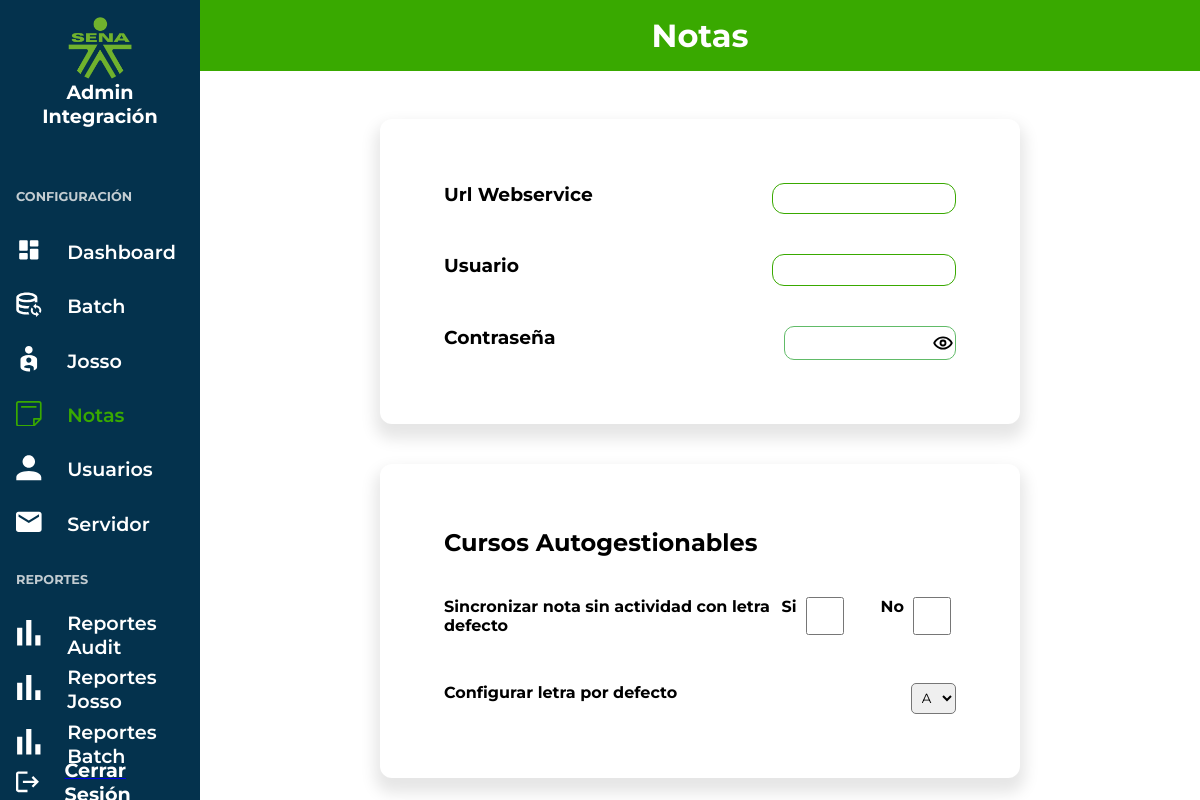
The page /views/note.php (signed in) on the database as committed earlier.
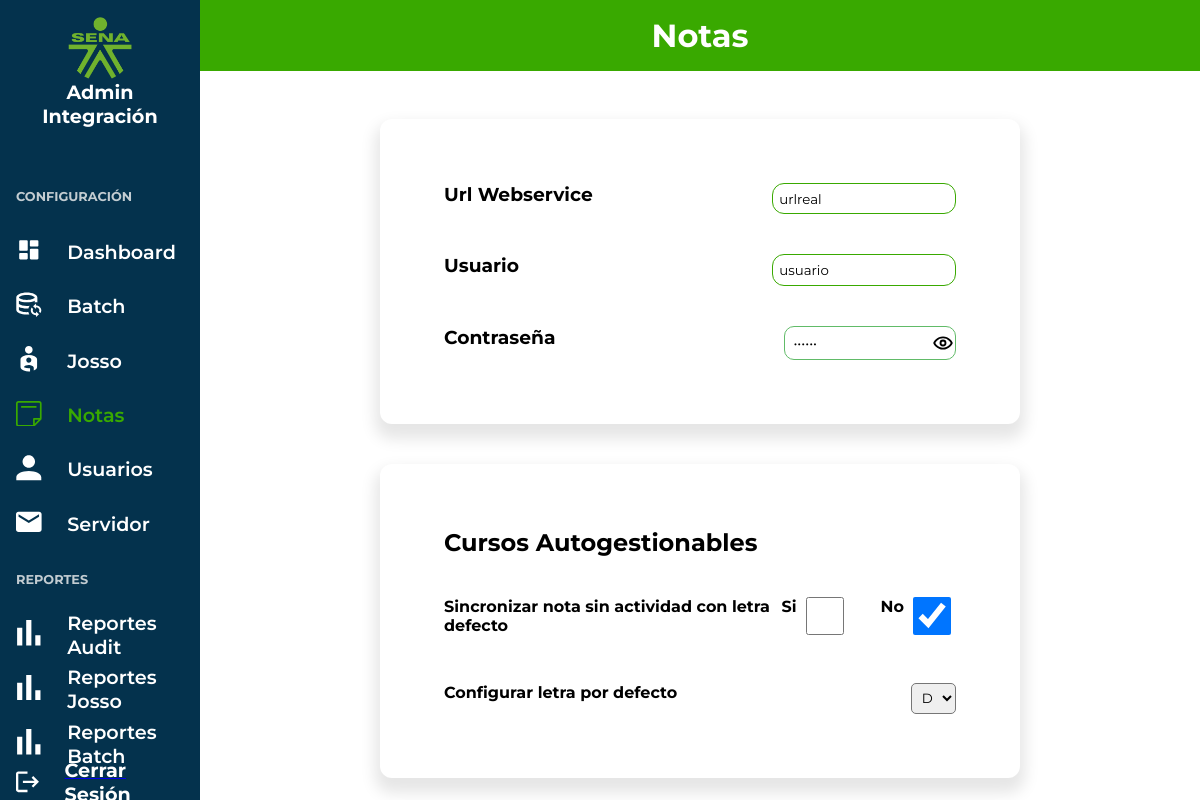
The same page on the database as committed later.
### tables this page shows
CREATE TABLE IF NOT EXISTS `note` (
  `id` int NOT NULL AUTO_INCREMENT,
  `url_web_service` text NOT NULL,
  `user` text NOT NULL,
  `password` text NOT NULL,
  `sync_notes` tinyint NOT NULL,
  `default_letter` text NOT NULL,
  PRIMARY KEY (`id`)
);

### app/controllers/note/show_note.php (called while the page is built, shortened)
<?php
    require_once '../app/config.php';
    $sql = "SELECT * FROM note";
    $stmt = $pdo->query($sql);
    $stmt->execute();
    $resultado = $stmt->fetch(PDO::FETCH_ASSOC);
    if($resultado){
        $url_web_service = $resultado['url_web_service'];
        $user = $resultado['user'];
        $password = $resultado['password'];
        $sync_notes = $resultado['sync_notes'];
        $default_letter = $resultado['default_letter'];
    }

### views/note/note.php (the view, shortened to what this page needs)
<?php
require_once '../app/controllers/note/show_note.php';
require_once '../app/controllers/note/create_note.php';
?>
<div class="container__box">
    <div class="container__config__notes">
        <form class="form__config__notes" method="post" action="../app/controllers/note/create_note.php">
            <div class="content__form__notes">
                <div class="content__forms">
                    <div class="form__inputs">
                        <h3>Url Webservice</h3>
                        <input type="text" id="url" name="url_web_service" class="form__input" value="<?php echo isset($url_web_service) ? $url_web_service : ''  ?>" placeholder="" required <?php echo $_SESSION['role'] == 'reader' ? 'disabled' : '' ?>>
                    </div>
                    <div class="form__inputs">
                        <h3>Usuario</h3>
                        <input type="text" id="usuario" name="user" class="form__input" value="<?php echo isset($user) ? $user : ''  ?>" placeholder="" required <?php echo $_SESSION['role'] == 'reader' ? 'disabled' : '' ?>>
                    </div>
                    <div class="form__inputs">
                        <h3>Contraseña</h3>
                        <div class="password-input">
                            <input type="password" id="password" name="password" class="form__input" value="<?php echo isset($password) ? $password : ''  ?>" placeholder="" required <?php echo $_SESSION['role'] == 'reader' ? 'disabled' : '' ?>>
                            <?php
                            if ($_SESSION['role'] == 'admin') {
                                echo "
                                <img class='icon_handle' id='icon-toggle' src='../img/RiEyeLine.svg' onclick=\"handleEyeGeneral('../img/','password')\" alt='Toggle Password Visibility'>
                                ";
                            }
                            ?>
                        </div>
                    </div>
                </div>
            </div>
            <div class="content__form__notes">
            <div class="content__forms">
                    <h2>Cursos Autogestionables</h2>
                    <div class="content__forms__inputs">
                        <div class="form__inputs__notes">
                            <label for=""> Sincronizar nota sin actividad con letra defecto </label>
                            <div class="checkboxes">
                                <div class="check">
                                    <p>Si</p>
                                    <input <?php echo
                                            isset($sync_notes)
                                                ? (
                                                    $sync_notes === 1
                                                    ? 'checked'
                                                    : ''
                                                )
                                                : ''
                                            ?> type="checkbox" name="sync_notes" id="si" onclick="handleCheckBox('si')" <?php echo $_SESSION['role'] == 'reader' ? 'disabled' : '' ?>>
                                </div>
                                <div class="check">
                                    <p>No</p>
                                    <input <?php echo
                                            isset($sync_notes)
                                                ? (
                                                    $sync_notes === 0
                                                    ? 'checked'
                                                    : ''
                                                )
                                                : ''
                                            ?> type="checkbox" name="sync_notes" id="no" onclick="handleCheckBox('no')" <?php echo $_SESSION['role'] == 'reader' ? 'disabled' : '' ?>>
                                </div>
                            </div>
                        </div>
                        <div class="form__inputs__notes">
                            <label>Configurar letra por defecto</label>
                            <select required id="default_letter" name="default_letter">
                                <option value="A" <?php  echo ($default_letter == 'A' ? 'selected' : '') ?>>A</option>
                                <option value="D" <?php  echo ($default_letter == 'D' ? 'selected' : '') ?>>D</option>
                            </select>
                        </div>
                    </div>
                </div>
            </div>
        </form>
    </div>
</div>

### views/note.php (shortened to what this page needs)
<!DOCTYPE html>
<html lang="es">
<head>
    <link rel="stylesheet" href="../views/note/css/styles.css">
    <link rel="stylesheet" href="../assets/main.css">
</head>
<body>
    <div class="container__home">
            <?php
                include '../layouts/menu.php'
            ?>
        <div class="content__home">
            <header>
                <h1>Notas</h1>
            </header>
            <?php
                include './note/note.php'
            ?>
        </div>
    </div>
</body>
</html>

### layouts/menu.php (shortened to what this page needs)
<?php
    $currentPath = $_SERVER['REQUEST_URI'];
?>
<div class="menu__container">
    <div class="menu__content">
        <div class="menu__content__admin__title">
            <img class="admin-title" src="../img/logo-sena-verde.png" alt="" srcset="">
            <h1>Admin Integración</h1>
        </div>
        <div class="menu__content__options">
            <h3 class="title__options">
                Configuración
            </h3>
            <a class="<?php echo (strpos($currentPath,'inicio.php')) ? 'active' : ''; ?>" href="../views/inicio.php">
                <div class="menu__content-image-container">
                </div>
                <h2>Dashboard</h2>
            </a>
            <a class="<?php echo (strpos($currentPath,'/batch.php')) ? 'active' : ''; ?>" href="../views/batch.php">
                <div class="menu__content-image-container">
                </div>
                <h2>Batch</h2>
            </a>
            <a class="<?php echo (strpos($currentPath,'/josso.php')) ? 'active' : ''; ?>" href="../views/josso.php">
                <div class="menu__content-image-container">
                </div>
                <h2>Josso</h2>
            </a>
            <a class="<?php echo (strpos($currentPath,'/note.php')) ? 'active' : ''; ?>" href="../views/note.php">
                <div class="menu__content-image-container">
                </div>
                <h2>Notas</h2>
            </a>
            <a class="<?php echo (strpos($currentPath,'/users.php')) ? 'active' : ''; ?>"  href="../views/users.php">
                <div class="menu__content-image-container">
                </div>
                <h2>Usuarios</h2>
            </a>
            <a class="<?php echo (strpos($currentPath,'server-email')) ? 'active' : ''; ?>" href="../views/server-email.php">
                <div class="menu__content-image-container">
                </div>
                <h2>Servidor</h2>
            </a>
            <h3 class="title__options">
                Reportes
            </h3>
            <a class="<?php echo (strpos($currentPath,'report_audit.php')) ? 'active' : '';?>" href="../views/report_audit.php">
                <div class="menu__content-image-container">
                    <svg class="icon" viewBox="0 0 42 46" fill="none" xmlns="http://www.w3.org/2000/svg">
                        <path d="M0 46V13.8H9.33333V46H0ZM16.3333 46V0H25.6667V46H16.3333ZM32.6667 46V27.6H42V46H32.6667Z" />
                    </svg>
                </div>
                <h2>Reportes Audit</h2>
            </a>
            <a class="<?php echo (strpos($currentPath,'/report_josso.php')) ? 'active' : '';?>" href="../views/report_josso.php">
                <div class="menu__content-image-container">
                    <svg class="icon" viewBox="0 0 42 46" fill="none" xmlns="http://www.w3.org/2000/svg">
                        <path d="M0 46V13.8H9.33333V46H0ZM16.3333 46V0H25.6667V46H16.3333ZM32.6667 46V27.6H42V46H32.6667Z" />
                    </svg>
                </div>
                <h2>Reportes Josso</h2>
            </a>
            <a class="<?php echo (strpos($currentPath,'/report_batch.php')) ? 'active' : '';?>" href="../views/report_batch.php">
                <div class="menu__content-image-container">
                    <svg class="icon" viewBox="0 0 42 46" fill="none" xmlns="http://www.w3.org/2000/svg">
                        <path d="M0 46V13.8H9.33333V46H0ZM16.3333 46V0H25.6667V46H16.3333ZM32.6667 46V27.6H42V46H32.6667Z" />
                    </svg>
                </div>
                <h2>Reportes Batch</h2>
            </a>
         </div>
        <a href="../app/controllers/login/logout.php">
            <div class="menu__auth">
                <svg viewBox="0 0 20 18" fill="none" xmlns="http://www.w3.org/2000/svg">
                    <path d="M15 4L13.59 5.41L16.17 8H6V10H16.17L13.59 12.58L15 14L20 9M2 2H10V0H2C0.9 0 0 0.9 0 2V16C0 17.1 0.9 18 2 18H10V16H2V2Z" fill="white" />
                </svg>
                <h2>Cerrar Sesión</h2>
            </div>
        </a>
    </div>
</div>

### views/note/css/styles.css (style rules this page uses)
.container__config__notes { margin-top: 3em; }
.password-input { display: flex; justify-content: center; align-items: center; padding: .1em; border-radius: 10px; border: none; border: solid 1px #61bb68; }
.password-input input { background-color: none !important; width: 11em; border: none !important; }
img.icon_handle { height: 20px; width: 20px; cursor: pointer; }
.content__forms { display: flex; padding: 2em; gap: 2.5em; flex-direction: column; justify-content: center; margin: 0 auto; }
.content__form__notes { display: flex; padding: 2em; gap: 4em; flex-direction: column; justify-content: center; margin: 0 auto; background: #fff; box-shadow: 0px 10px 15px 5px rgba(0,0,0,0.1); border-radius: 12px; width: 80vh; }
.content__forms__inputs { display: flex; justify-content: center; gap: 3em; flex-direction: column; align-items: left; }
.form__inputs__notes { display: flex; justify-content:space-between; }
.form__inputs__notes label { font-size: 1em; font-weight: 700; }
.form__config__notes { display: flex; flex-direction: column; gap: 5vh; }
.content__forms { margin: unset !important; }

### assets/main.css (style rules this page uses)
* { padding: 0; margin: 0; box-sizing: border-box; font-family: 'Montserrat'; }
:root { --primary: #39a900; --secondary: #98fe58; --tertiary: #f2ffe5; --alternate: #29690b; --primary-text: black; --secondary-text: #5d5d5d; --alternate-text: #919191; --primary-background: #fff; --secondary-background: #E6E6E6; --alternate-background: #04324d; --color-success: #52d726; --color-error: #e74c3c; --color-warning: #f1c40f; --color-info: #ffffff; --primary-shadow: 0 4px 6px rgba(0, 0, 0, 0.1), 0 1px 3px rgba(0, 0, 0, 0.08); }
.container__home { width: 100%; height: 100vh; display: flex; overflow-y: hidden; }
header { background-color: var(--primary); text-align: center; color: white; padding: 1em; z-index: 1; }
.content__home { display: flex; flex-direction: column; width: 100%; }
input[type='text'], input[type='email'], input[type='number'], input[type='time'], input[type='password'] { padding: .5em; border-radius: 12px; border: 1px solid var(--primary); transition: .3s box-shadow ease-in-out; }
input[type="checkbox"] { line-height: 1.1; display: grid; grid-template-columns: 1em auto; gap: 0.5em; font-size: 2rem; }
select { padding: .4em; border-radius: 5px; }
div.form__inputs { display: flex; width: 100%; justify-content: space-between; gap: 5em; }
.checkboxes { display: flex; gap: 2em; }
.check { font-weight: bold; display: flex; gap: 4px; }
.menu__container { height: 100vh; width: 30vh; background-color: var(--alternate-background); }
.menu__content { height: 100vh; padding: 1em; display: flex; align-items: center; justify-content: space-between; flex-direction: column; }
.menu__content__admin__title { display: flex; flex-direction: column; align-items: center; margin-bottom: 3em; }
.menu__content__admin__title h1 { color:white; font-size: 1.2em; text-align: center; }
.menu__content__admin__title img { height: 4em; width: 4em; }
.menu__content__options { display: flex; flex-direction: column; gap: 1em; transition: all .3s ease-in; }
.menu__content__options a, .menu__auth { display: flex; align-items: center; gap: 2em; color: white; font-size: .8em; cursor: pointer; height: 3em; }
.menu__content__options h2 { font-weight: 600; text-align: left; }
.menu__auth { font-size: .8em; }
.icon, .menu__auth svg { height: 2em; width: 2em; fill: white; }
.menu__content__options a { list-style: none; text-decoration: none; cursor: pointer; transition: all .3s ease-in; }
.menu__content__options .active h2, .menu__content__options .active .icon { color:var(--primary) ; fill: var(--primary); }
h3.title__options { margin-top: 1em; margin-bottom: 1em; color: #f3f3f3cc; text-transform: uppercase; font-size: .8em; text-align: left; font-weight: bold; }

Rows that differ between the two databases and show on the page:
added note: url_web_service "urlreal", user "usuario", sync_notes "☑", default_letter "D"
Other text that changed with them:
form field sync_notes: "☐" → (not shown)
form field default_letter: "A" → (not shown)
